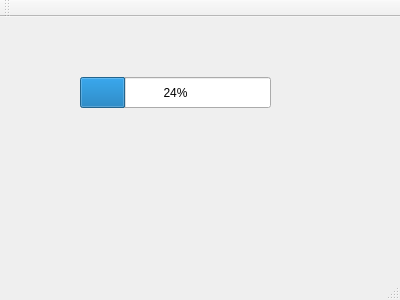
<?xml version="1.0" encoding="UTF-8"?>
<ui version="4.0">
 <class>MainWindow</class>
 <widget class="QMainWindow" name="MainWindow">
  <property name="geometry">
   <rect>
    <x>0</x>
    <y>0</y>
    <width>400</width>
    <height>300</height>
   </rect>
  </property>
  <property name="windowTitle">
   <string>MainWindow</string>
  </property>
  <widget class="QWidget" name="centralWidget">
   <widget class="QProgressBar" name="progressBar">
    <property name="geometry">
     <rect>
      <x>80</x>
      <y>60</y>
      <width>191</width>
      <height>31</height>
     </rect>
    </property>
    <property name="value">
     <number>24</number>
    </property>
   </widget>
  </widget>
  <widget class="QMenuBar" name="menuBar">
   <property name="geometry">
    <rect>
     <x>0</x>
     <y>0</y>
     <width>400</width>
     <height>21</height>
    </rect>
   </property>
  </widget>
  <widget class="QToolBar" name="mainToolBar">
   <attribute name="toolBarArea">
    <enum>TopToolBarArea</enum>
   </attribute>
   <attribute name="toolBarBreak">
    <bool>false</bool>
   </attribute>
  </widget>
  <widget class="QStatusBar" name="statusBar"/>
 </widget>
 <layoutdefault spacing="6" margin="11"/>
 <resources/>
 <connections/>
</ui>
